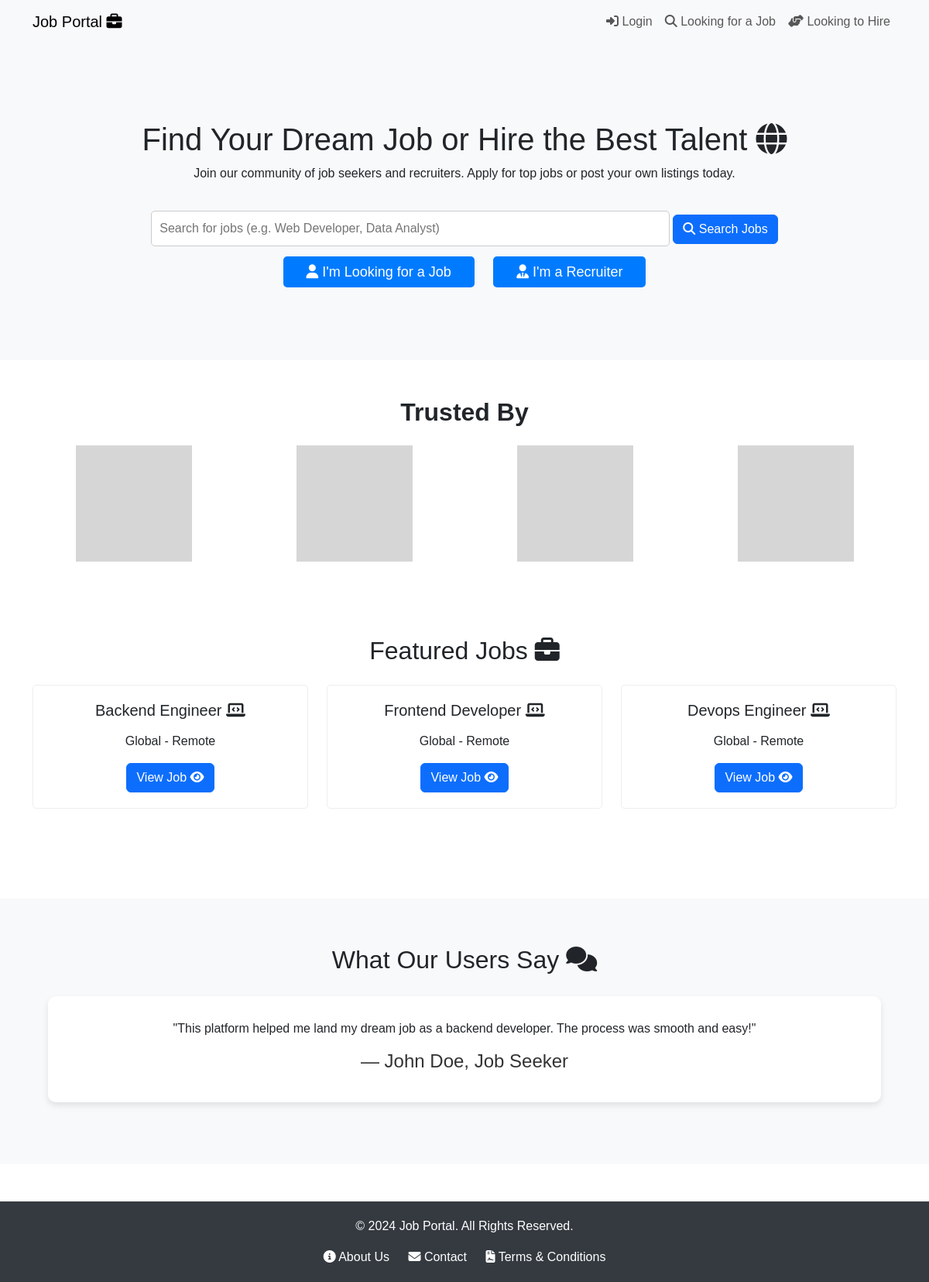
The page / on the database its author committed.
### remote/models.py (models this page shows, shortened)
class Job(models.Model):
    title = models.CharField(max_length=100)
    description = models.TextField()
    location = models.CharField(max_length=30)
    company_name = models.CharField(max_length=100)
    created_at = models.DateTimeField(auto_now_add=True)
    recruiter = models.ForeignKey(Profile, on_delete=models.CASCADE)
    category = models.ForeignKey(Category, on_delete=models.CASCADE, default=1)
    featured = models.BooleanField(default=False)

### remote/views.py (the view)
# urls.py: path('', views.index, name='index'),
def index(request):
    jobs = Job.objects.all()
    featured_jobs = Job.objects.filter(featured=True)
    context = {
        'jobs': jobs,
        'featured_jobs': featured_jobs
    }
    return render(request, 'index.html', context)

### remote/templates/index.html (shortened to what this page needs)
<!DOCTYPE html>
<html lang="en">
<head>
    <link href="https://cdn.jsdelivr.net/npm/bootstrap@5.3.0-alpha3/dist/css/bootstrap.min.css" rel="stylesheet">
    <link rel="stylesheet" href="https://cdnjs.cloudflare.com/ajax/libs/font-awesome/6.1.1/css/all.min.css">
</head>
<body>
    <header>
        <nav class="navbar navbar-expand-lg navbar-light bg-light">
            <div class="container">
                <a class="navbar-brand" href="/">Job Portal <i class="fa-solid fa-briefcase"></i></a>
                <div class="collapse navbar-collapse" id="navbarNav">
                    <ul class="navbar-nav ms-auto">
                        <li class="nav-item">
                            <a class="nav-link" href="/login/"><i class="fa-solid fa-right-to-bracket"></i> Login</a>
                        </li>
                        <li class="nav-item">
                            <a class="nav-link" href="#hero-section"><i class="fa-solid fa-magnifying-glass"></i> Looking for a Job</a>
                        </li>
                        <li class="nav-item">
                            <a class="nav-link" href="#hero-section"><i class="fa-solid fa-hands-helping"></i> Looking to Hire</a>
                        </li>
                    </ul>
                </div>
            </div>
        </nav>
    </header>
    <section id="hero-section" class="hero">
        <div class="container">
            <h1>Find Your Dream Job or Hire the Best Talent <i class="fa-solid fa-globe"></i></h1>
            <p>Join our community of job seekers and recruiters. Apply for top jobs or post your own listings today.</p>
            <div class="hero-search">
                <input type="text" placeholder="Search for jobs (e.g. Web Developer, Data Analyst)" class="search-input">
                <button class="search-btn btn btn-primary"><i class="fa-solid fa-search"></i> Search Jobs</button>
            </div>
            <div class="hero-buttons">
                <a href="{% url 'signup' %}" class="hero-btn"><i class="fa-solid fa-user"></i> I'm Looking for a Job</a>
                <a href="{% url 'signup_recruiter' %}" class="hero-btn"><i class="fa-solid fa-user-tie"></i> I'm a Recruiter</a>
            </div>
        </div>
    </section>
    <section class="trusted-by text-center my-5">
        <div class="container">
            <h2 class="mb-4">Trusted By</h2>
            <div class="row">
                <div class="col-md-3">
                    <img src="https://via.placeholder.com/150" alt="Company 1" class="img-fluid">
                </div>
                <div class="col-md-3">
                    <img src="https://via.placeholder.com/150" alt="Company 2" class="img-fluid">
                </div>
                <div class="col-md-3">
                    <img src="https://via.placeholder.com/150" alt="Company 3" class="img-fluid">
                </div>
                <div class="col-md-3">
                    <img src="https://via.placeholder.com/150" alt="Company 4" class="img-fluid">
                </div>
            </div>
        </div>
    </section>
    <section class="job-listings py-5">
        <div class="container">
            <h2 class="text-center mb-4">Featured Jobs <i class="fa-solid fa-briefcase"></i></h2>
            <div class="row">
                {% for job in featured_jobs %}
                <div class="col-md-4">
                    <div class="job-card">
                        <h3>{{ job.title }} <i class="fa-solid fa-laptop-code"></i></h3>
                        <p>{{ job.location }}</p>
                        <a href="{% url 'job_details' job.id %}" class="btn btn-primary">View Job <i class="fa-solid fa-eye"></i></a>
                    </div>
                </div>
                {% endfor %}
            </div>
        </div>
    </section>
    <section class="testimonials my-5">
        <div class="container">
            <h2 class="text-center">What Our Users Say <i class="fa-solid fa-comments"></i></h2>
            <div id="testimonialCarousel" class="carousel slide" data-bs-ride="carousel">
                <div class="carousel-inner">
                    <div class="carousel-item active">
                        <div class="testimonial-card text-center">
                            <p>"This platform helped me land my dream job as a backend developer. The process was smooth and easy!"</p>
                            <h4>— John Doe, Job Seeker</h4>
                        </div>
                    </div>
                </div>
                <button class="carousel-control-prev" type="button" data-bs-target="#testimonialCarousel" data-bs-slide="prev">
                    <span class="carousel-control-prev-icon" aria-hidden="true"></span>
                </button>
                <button class="carousel-control-next" type="button" data-bs-target="#testimonialCarousel" data-bs-slide="next">
                    <span class="carousel-control-next-icon" aria-hidden="true"></span>
                </button>
            </div>
        </div>
    </section>
    <footer>
        <div class="footer-content">
            <p>&copy; 2024 Job Portal. All Rights Reserved.</p>
            <nav class="footer-nav">
                <a href="{% url 'about_us' %}"><i class="fa-solid fa-info-circle"></i> About Us</a>
                <a href="{% url 'contact_us' %}"><i class="fa-solid fa-envelope"></i> Contact</a>
                <a href="{% url 'terms' %}"><i class="fa-solid fa-file-contract"></i> Terms & Conditions</a>
            </nav>
        </div>
    </footer>
</body>
</html>

### remote/templates/index.html (style rules this page uses)
body { font-family: Arial, sans-serif; }
.hero { background-color: #f8f9fa; padding: 100px 0; text-align: center; }
.hero .hero-btn { margin: 10px; padding: 10px 30px; background-color: #007bff; color: #fff; text-decoration: none; border-radius: 5px; font-size: 18px; }
.search-input { width: 60%; padding: 10px; border-radius: 5px; margin: 20px 0; border: 1px solid #ccc; }
.job-card { background-color: #fff; padding: 20px; border: 1px solid #eee; border-radius: 5px; margin-bottom: 20px; text-align: center; }
.job-card h3 { margin-bottom: 10px; font-size: 20px; }
.testimonials { background-color: #f8f9fa; padding: 60px 0; text-align: center; }
.testimonial-card { background-color: #fff; padding: 30px; border-radius: 10px; box-shadow: 0 4px 8px rgba(0,0,0,0.1); margin: 20px; }
.testimonial-card h4 { margin-top: 15px; color: #333; }
footer { background-color: #343a40; color: #fff; padding: 20px 0; text-align: center; }
footer a { color: #fff; margin: 0 10px; text-decoration: none; }
.trusted-by h2 { font-weight: bold; margin-bottom: 30px; }
.trusted-by img { max-width: 100%; height: auto; opacity: 0.8; transition: opacity 0.3s; }

### rows shown on the page
Job: title "Backend Engineer", location "Global - Remote"
Job: title "Frontend Developer", location "Global - Remote"
Job: title "Devops Engineer", location "Global - Remote"
